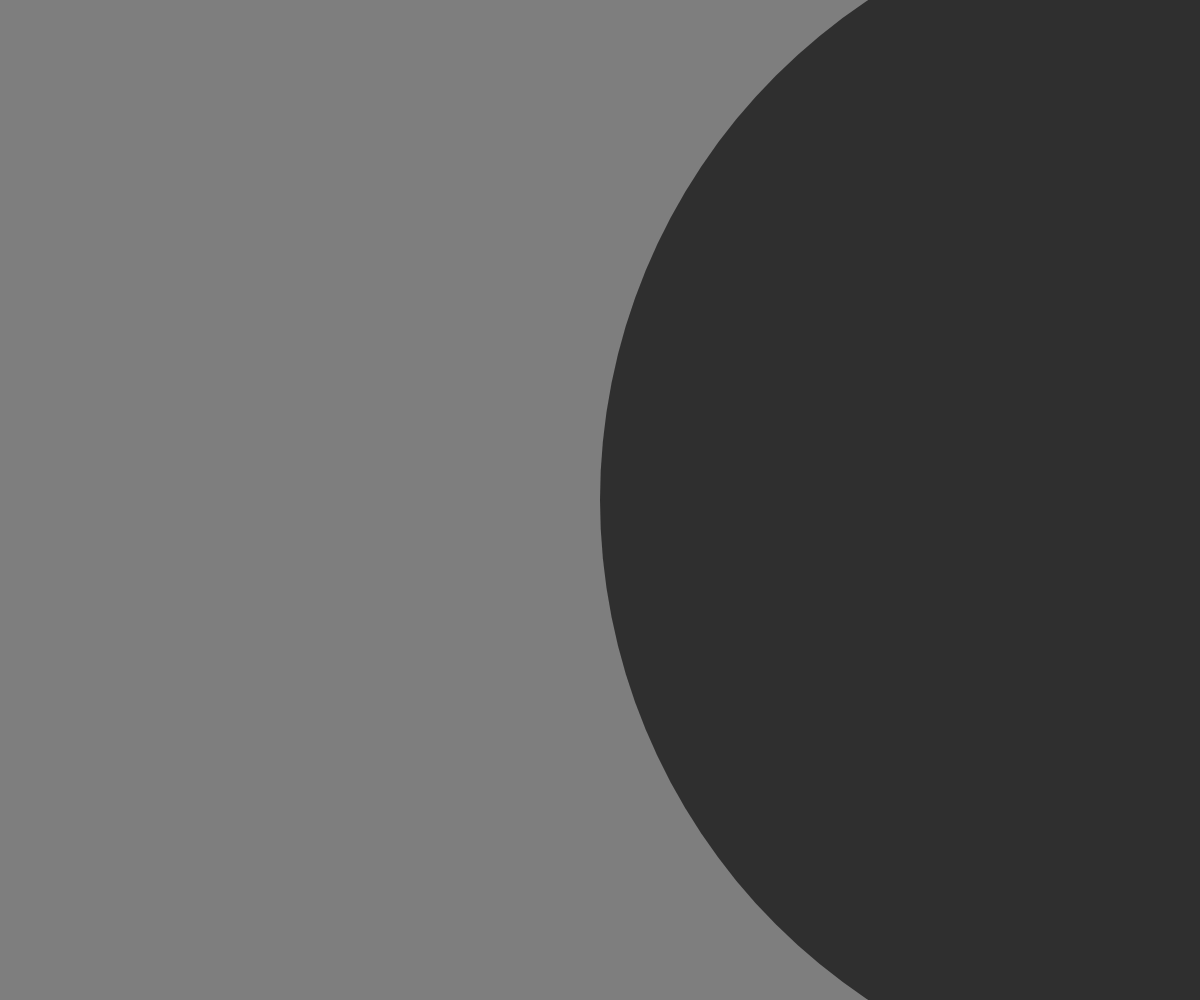
Frame 1 (no input)
Frame 60 (no input): identical to frame 1, image omitted
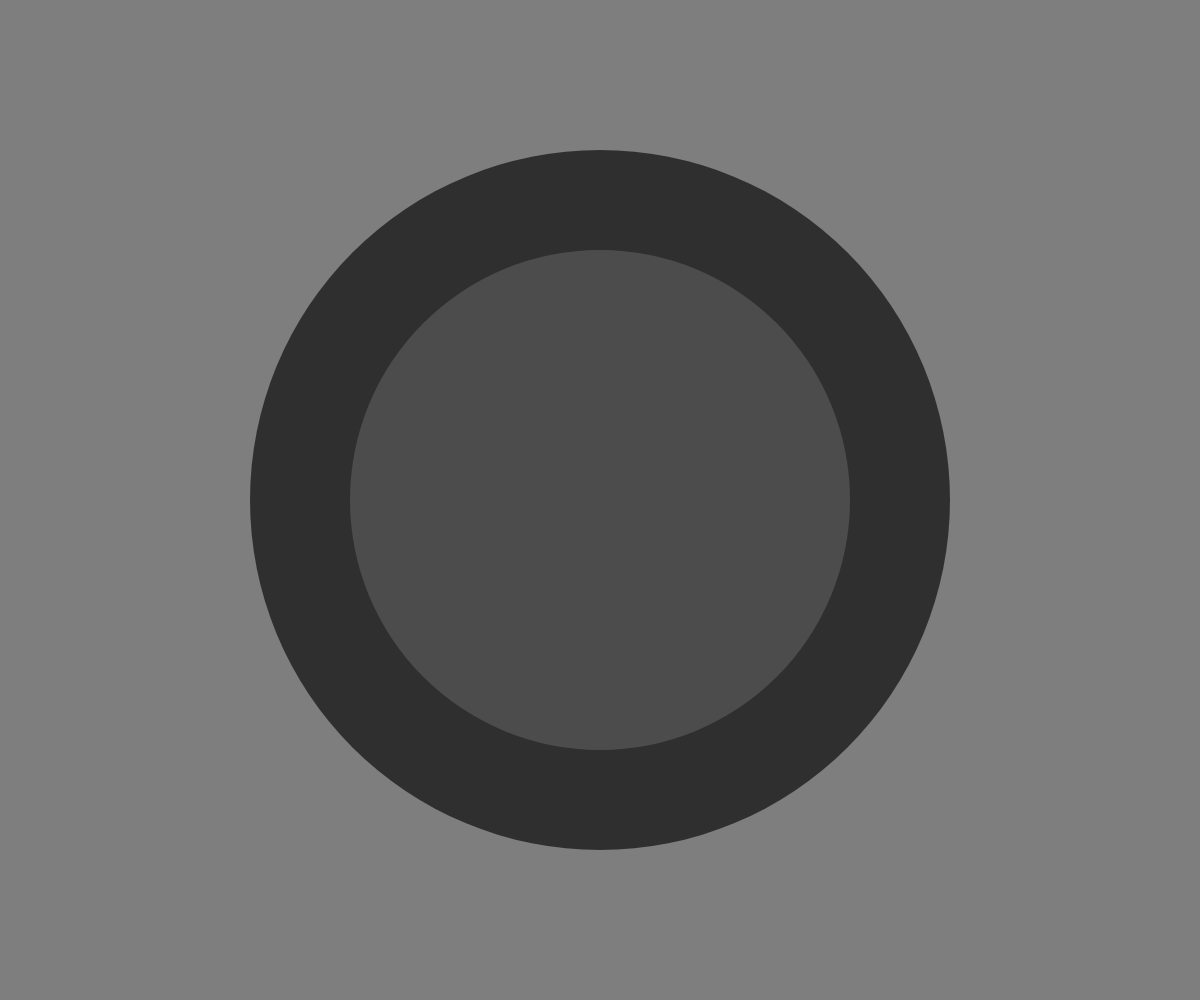
Frame 120 (the mouse pressed at the canvas centre since frame 60)

The p5.js sketch that drew these frames (run headless with seeded random() and noise() and a simulated clock; from frame 60 on, the mouse is pressed at the canvas centre):

// p5.js sketch
// ── sketch.js
function setup() {
  createCanvas(windowWidth, windowHeight);
  smooth();
  noStroke();
}

function draw() {
  x = mouseX;
  y = mouseY;
  ix = width - mouseX; //valor inverso
  iy = width - mouseY; //valor inverso
  background(126);
  fill(255, 150);
  ellipse(x, height / 2, y, y);
  fill(0, 159);
  ellipse(ix, height / 2, iy, iy);
}
